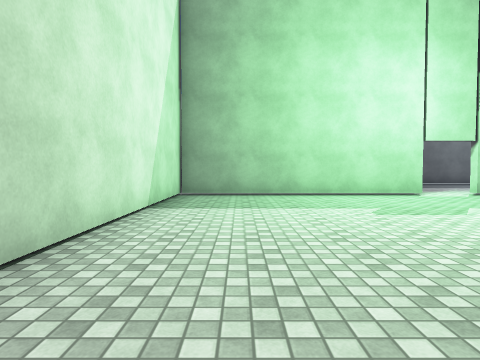
[1] (above)

16 first-person views from a walk through a Unity game level. The camera is 1.3 m above the floor, tilts 2° down and sees 75° across. The floor is counted in squares, 2 m on a side. Each view is taken from the middle of a square. On the plan, view 1 faces up. The plan holds only what a view shows up to about 10 squares ahead; the rest is blank. The place goes on beyond the plan. Some animated figures are left out. Door leaves are left out, so doorways stand open. Surface patterns are stand-ins for the level's own textures.

[2]
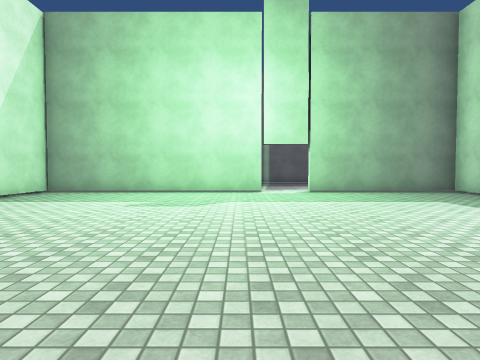

[3]
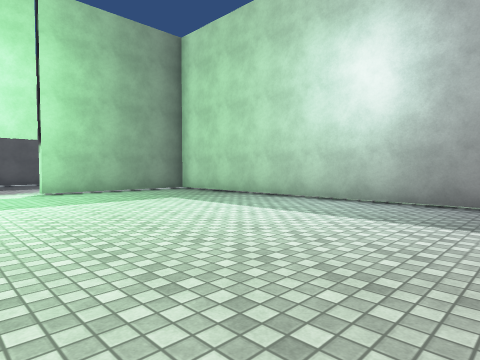

[4]
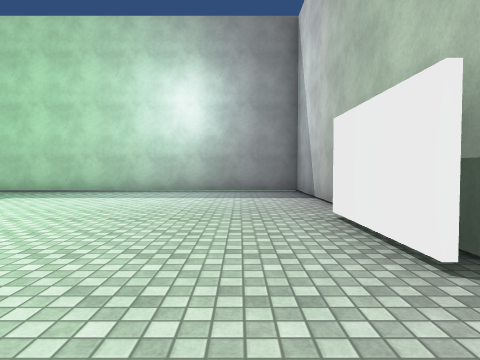

[5]
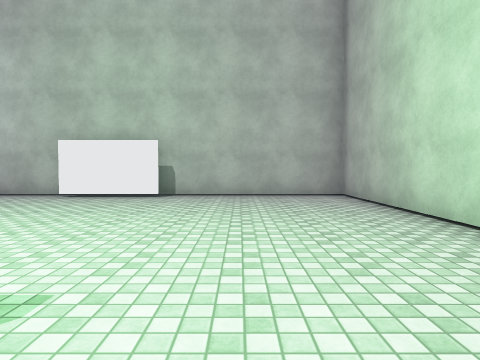

[6]
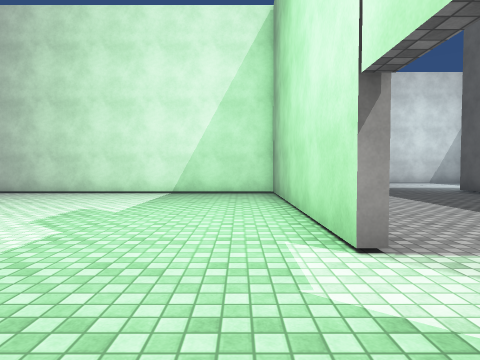

[7]
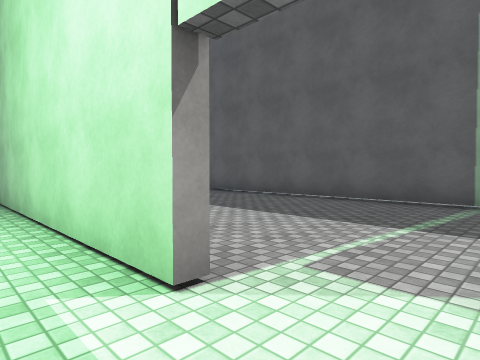

[8]
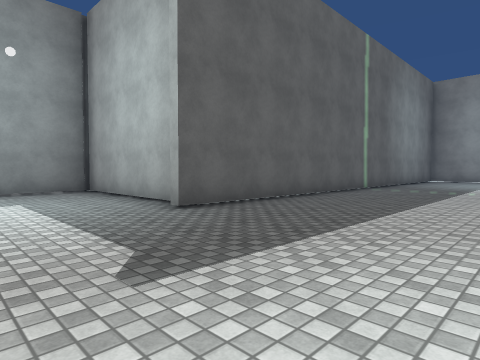

[9]
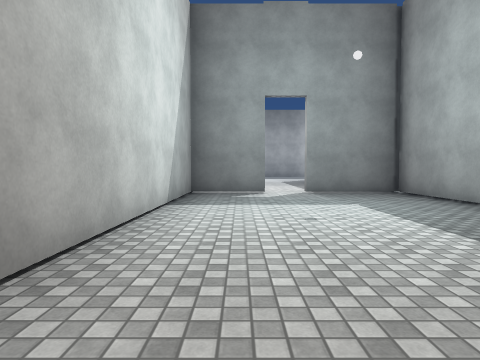

[10]
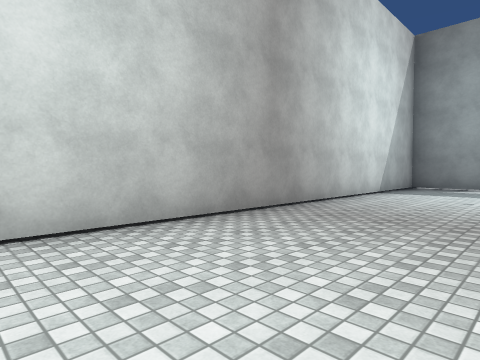

[11]
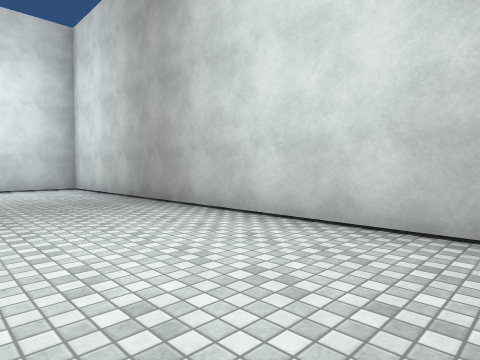

[12]
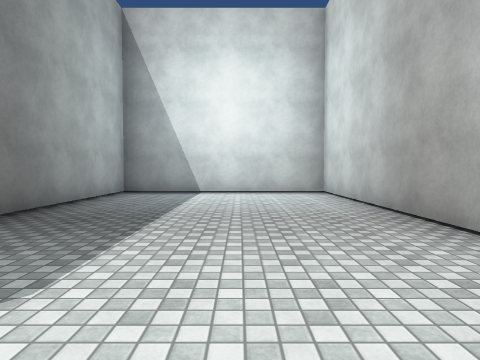

[13]
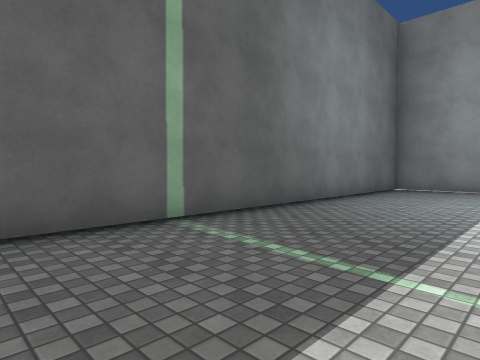

[14]
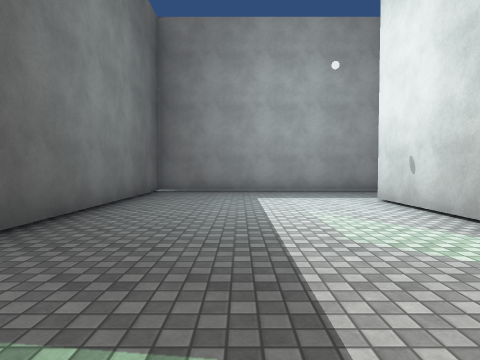

[15]
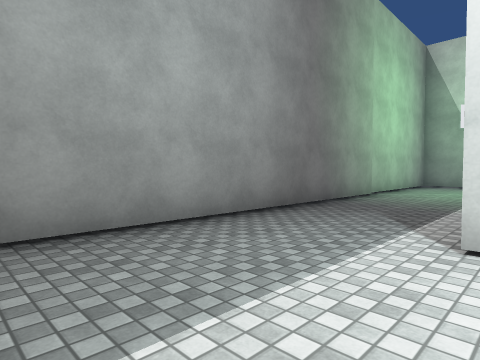

[16]
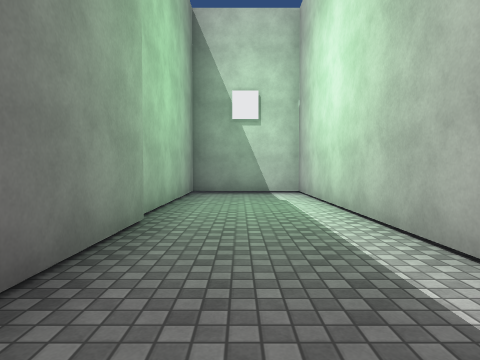

### Floor plan
Ten units are one square. View 1 is at (0, 0); x grows to the right and y downward. Boxes are objects, and circles mark ways between rooms. Rooms are numbered by the first view taken in them; rooms with no view inside come last. Other rooms are left out.
<svg viewBox="-78 -195 215 217">
<path fill="none" stroke="#000" d="M29 13 52 13M54 17 101 17 101 -79 60 -79M46 -79 -15 -79 -15 17 35 17M-17 -141 -17 -184 -42 -184M76 -81 105 -81M-52 -184 -73 -184 -73 17 -17 17 -17 -29M104 -50 104 17 132 17 132 -29M132 -31 132 -134 -21 -134"/>
<circle cx="55" cy="-80" r="3" fill="#2a7"/>
<text x="40" y="-30">1</text>
<text x="0" y="-90">2</text>
</svg>
Room 1 opens to room 2.

Where each view was taken, in squares from view 1:
view 1: 0 up, 0 right, facing up
view 2: 1 down, 4 right, facing up
view 3: 1 down, 4 right, facing up-right
view 4: 0 up, 1 right, facing right
view 5: 6 up, 1 right, facing down
view 6: 7 up, 7 right, facing left
view 7: 7 up, 6 right, facing up-left
view 8: 9 up, 5 left, facing up-right
view 9: 10 up, 6 left, facing up
view 10: 7 up, 4 left, facing up-left
view 11: 9 up, 4 left, facing down-left
view 12: 7 up, 5 left, facing down
view 13: 10 up, 3 right, facing up-right
view 14: 11 up, 4 right, facing right
view 15: 11 up, 10 right, facing down-right
view 16: 7 up, 12 right, facing down
